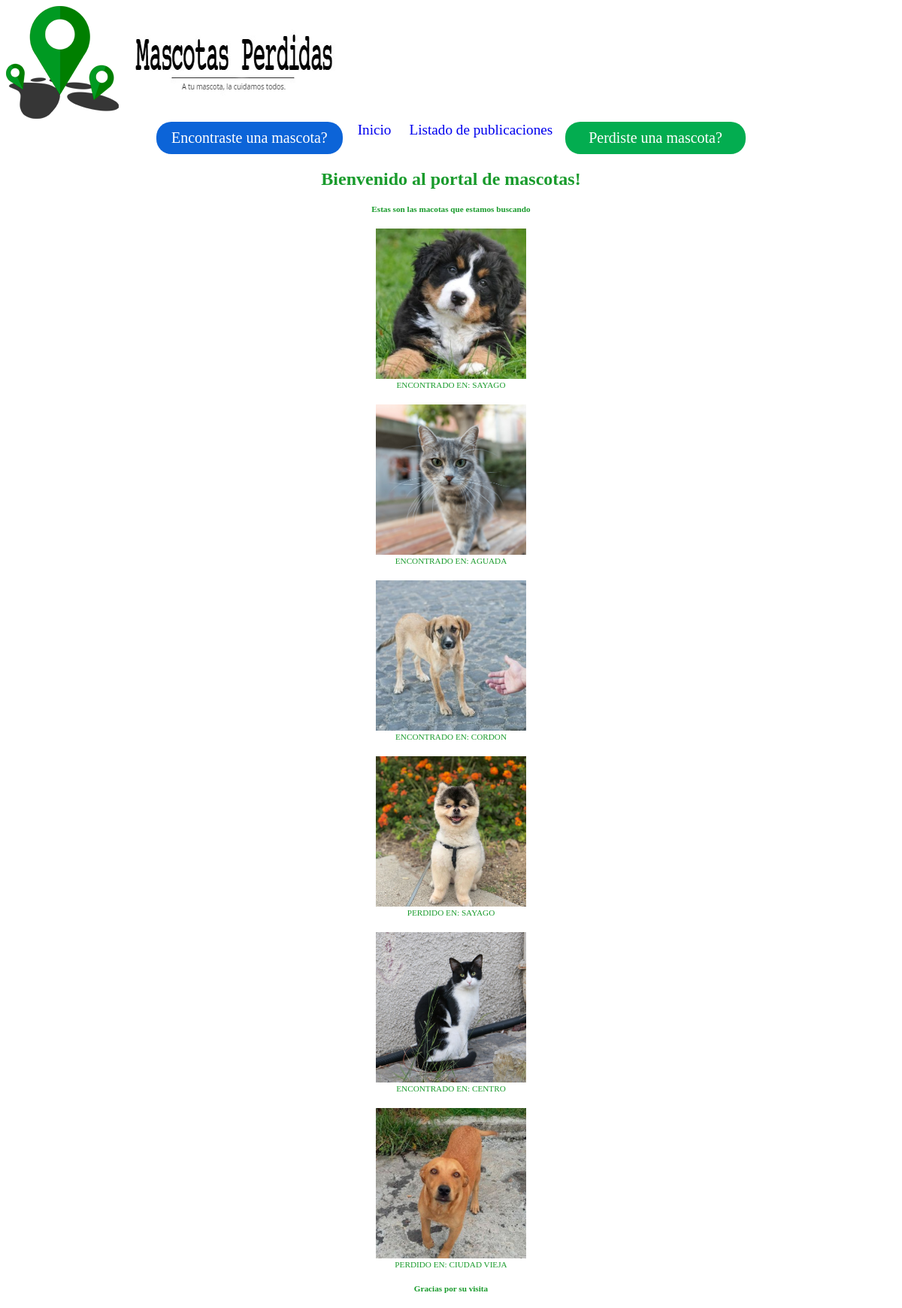
Before: / with the older database file.
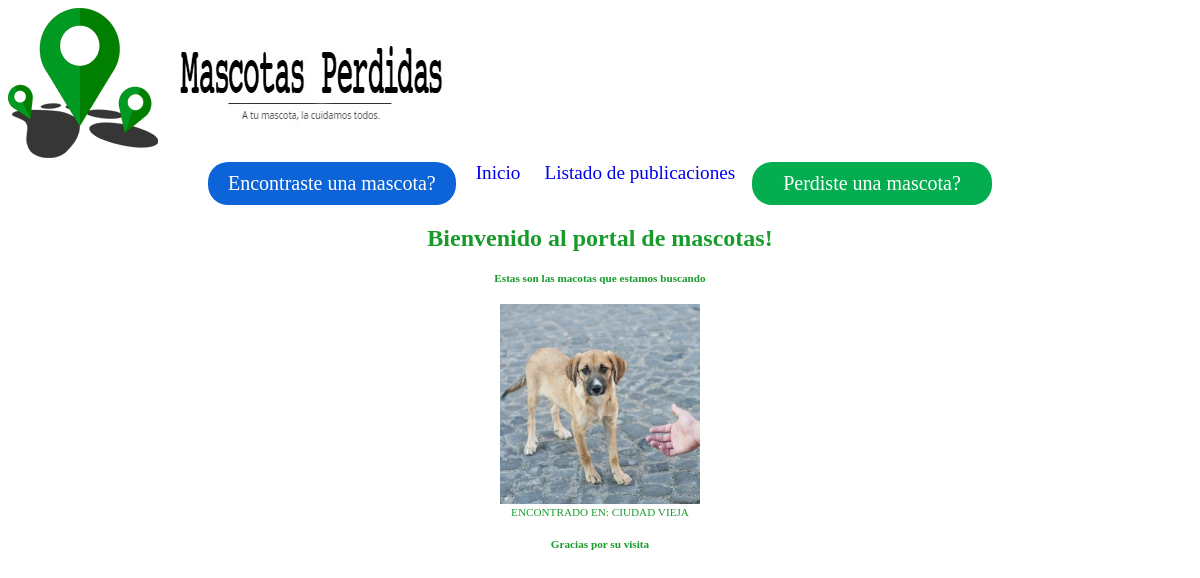
After: the same page with the newer database file.
### Mascotas/models.py (models this page shows)
class MascotaPerdida(models.Model):
    estado = models.CharField(max_length=40)
    imagen = models.ImageField(null=True, blank=True)  # <---- NO SACAR EL NULL NI EL BLANK QUE SE ROMPE LA BBDD
    barrio = models.ForeignKey(Barrio, on_delete=models.CASCADE)
    tipo = models.ForeignKey(Tipo, on_delete=models.CASCADE)
    raza = models.ForeignKey(Raza, on_delete=models.CASCADE)
    fecha = models.DateField()
    nombre = models.CharField(max_length=40)
    mail = models.EmailField()
    telefono = models.IntegerField()
    descripcion = models.TextField()

class Barrio(models.Model):
    lugar = models.CharField(max_length=40)  # <---- Para indicar el barrio donde se perdio
    def __str__(self):
        return self.lugar

### Mascotasperdidas/views.py (the view)
# urls.py: 2. Add a URL to urlpatterns:  path('', views.home, name='home')
def home(request):
    mascotas = MascotaPerdida.objects.order_by('-id')                       # <---- mostrar ultimos anuncios al principio
    data = {
        'mascotas':mascotas
    }
    return render(request, 'home.html', data)

### Mascotasperdidas/templates/home.html (shortened to what this page needs)
{% extends 'base.html' %}
{% block contenido %}
    <h3>Estas son las macotas que estamos buscando</h3>
    {% for m in mascotas %}
        {% if m.imagen %}
            <figure id= "fotos">
                <img src="{{ m.imagen.url }}" alt="" class="imagenes">
                <figcaption>{{ m.estado }} EN: {{ m.barrio }}</figcaption>
            </figure>
        {% endif %}
    {% endfor %}
{% endblock %}

### Mascotasperdidas/templates/base.html (shortened to what this page needs)
{% load static %}
<!DOCTYPE html>
<html lang="es">
<head>
    <link rel="stylesheet" href="{% static 'css/style.css' %}">
</head>
<body>
    <img src="{% static 'img/Logo.png' %} "alt="logo">
    <div class="contenedor">
        <img class="imagen" src="{% static 'img/Titulo.png' %}" alt="Titulo" >
    </div>
    <article style="overflow: hidden;">
        <a href="{% url 'home' %}">Inicio</a>
        <a href="{% url 'nuevo_ingreso_encontrado' %}" id="boton_encontrada">Encontraste una mascota?</a>
        <a href="{% url 'nuevo_ingreso_perdido' %}"id="boton_perdida">Perdiste una mascota?</a>
        <a href="{% url 'listado_publicaciones' %}">Listado de publicaciones</a>
    </article>
    <h1>
        Bienvenido al portal de mascotas!
    </h1>
    <section>
        {% block contenido %}
        {% endblock %}
    </section>
    <h3>
        Gracias por su visita
    </h3>
</body>
</html>

### Mascotasperdidas/static/css/style.css (style rules this page uses)
a:link { font-size: 120%; text-decoration:none; padding-left: 20px; }
h1 { color: #199B2C; font-size: 150%; margin: 20px; text-align: center; }
h3 { color: #199B2C; font-size: 70%; margin: 20px; text-align: center; }
.contenedor { text-align: center; display: inline-block; }
#fotos { color: #199B2C; font-size: 70%; margin: 20px; text-align: center; }
#boton_encontrada { display: inline-block; padding: 10px 20px; text-decoration: none; color: white; font-size: 20px; border-radius: 20px; min-width: 200px; text-align: center; background-color: rgb(12, 100, 216); margin-left: 200px; float: left; }
#boton_perdida { display: inline-block; padding: 10px 20px; text-decoration: none; color: white; font-size: 20px; border-radius: 20px; min-width: 200px; text-align: center; background-color: rgb(3, 173, 80); float: right; margin-right: 200px; }

### Mascotasperdidas/templates/home.html (style rules this page uses)
.imagenes { display: inline-block; position: relative; object-fit: cover; width:200px; height:200px; }

Changed rows visible on the page:
removed MascotaPerdida: imagen (picture), estado "ENCONTRADO", barrio "SAYAGO"
removed MascotaPerdida: imagen (picture), estado "ENCONTRADO", barrio "AGUADA"
removed MascotaPerdida: imagen (picture), estado "ENCONTRADO", barrio "CORDON"
removed MascotaPerdida: imagen (picture), estado "PERDIDO", barrio "SAYAGO"
removed MascotaPerdida: imagen (picture), estado "ENCONTRADO", barrio "CENTRO"
removed MascotaPerdida: imagen (picture), estado "PERDIDO", barrio "CIUDAD VIEJA"
added MascotaPerdida: imagen (picture), estado "ENCONTRADO", barrio "CIUDAD VIEJA"
